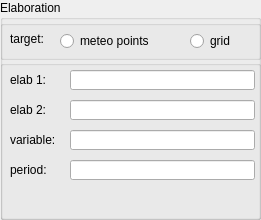
           <widget class="QGroupBox" name="groupBoxElaboration">
            <property name="minimumSize">
             <size>
              <width>261</width>
              <height>220</height>
             </size>
            </property>
            <property name="maximumSize">
             <size>
              <width>261</width>
              <height>220</height>
             </size>
            </property>
            <property name="title">
             <string>Elaboration</string>
            </property>
            <widget class="QWidget" name="verticalLayoutWidget">
             <property name="geometry">
              <rect>
               <x>0</x>
               <y>20</y>
               <width>263</width>
               <height>222</height>
              </rect>
             </property>
             <layout class="QVBoxLayout" name="vbox">
              <property name="spacing">
               <number>0</number>
              </property>
              <property name="sizeConstraint">
               <enum>QLayout::SetFixedSize</enum>
              </property>
              <item alignment="Qt::AlignLeft|Qt::AlignTop">
               <widget class="QGroupBox" name="groupBoxTarget">
                <property name="enabled">
                 <bool>true</bool>
                </property>
                <property name="minimumSize">
                 <size>
                  <width>261</width>
                  <height>40</height>
                 </size>
                </property>
                <property name="maximumSize">
                 <size>
                  <width>261</width>
                  <height>40</height>
                 </size>
                </property>
                <property name="title">
                 <string/>
                </property>
                <property name="alignment">
                 <set>Qt::AlignLeading|Qt::AlignLeft|Qt::AlignTop</set>
                </property>
                <widget class="QRadioButton" name="meteoPoints">
                 <property name="geometry">
                  <rect>
                   <x>60</x>
                   <y>10</y>
                   <width>105</width>
                   <height>22</height>
                  </rect>
                 </property>
                 <property name="text">
                  <string>meteo points</string>
                 </property>
                </widget>
                <widget class="QRadioButton" name="grid">
                 <property name="geometry">
                  <rect>
                   <x>190</x>
                   <y>10</y>
                   <width>51</width>
                   <height>22</height>
                  </rect>
                 </property>
                 <property name="text">
                  <string>grid</string>
                 </property>
                </widget>
                <widget class="QLabel" name="label">
                 <property name="geometry">
                  <rect>
                   <x>10</x>
                   <y>10</y>
                   <width>41</width>
                   <height>18</height>
                  </rect>
                 </property>
                 <property name="text">
                  <string>target: </string>
                 </property>
                </widget>
               </widget>
              </item>
              <item>
               <widget class="QGroupBox" name="groupBoxElab">
                <property name="sizePolicy">
                 <sizepolicy hsizetype="Fixed" vsizetype="Fixed">
                  <horstretch>0</horstretch>
                  <verstretch>0</verstretch>
                 </sizepolicy>
                </property>
                <property name="minimumSize">
                 <size>
                  <width>261</width>
                  <height>160</height>
                 </size>
                </property>
                <property name="maximumSize">
                 <size>
                  <width>261</width>
                  <height>160</height>
                 </size>
                </property>
                <property name="title">
                 <string/>
                </property>
                <property name="alignment">
                 <set>Qt::AlignLeading|Qt::AlignLeft|Qt::AlignTop</set>
                </property>
                <widget class="QLabel" name="label_elab1">
                 <property name="geometry">
                  <rect>
                   <x>10</x>
                   <y>10</y>
                   <width>50</width>
                   <height>20</height>
                  </rect>
                 </property>
                 <property name="minimumSize">
                  <size>
                   <width>50</width>
                   <height>20</height>
                  </size>
                 </property>
                 <property name="maximumSize">
                  <size>
                   <width>50</width>
                   <height>20</height>
                  </size>
                 </property>
                 <property name="text">
                  <string>elab 1:</string>
                 </property>
                </widget>
                <widget class="QLabel" name="label_elab2">
                 <property name="geometry">
                  <rect>
                   <x>10</x>
                   <y>40</y>
                   <width>50</width>
                   <height>20</height>
                  </rect>
                 </property>
                 <property name="minimumSize">
                  <size>
                   <width>50</width>
                   <height>20</height>
                  </size>
                 </property>
                 <property name="maximumSize">
                  <size>
                   <width>50</width>
                   <height>20</height>
                  </size>
                 </property>
                 <property name="text">
                  <string>elab 2:</string>
                 </property>
                </widget>
                <widget class="QLabel" name="label_variable">
                 <property name="geometry">
                  <rect>
                   <x>10</x>
                   <y>70</y>
                   <width>50</width>
                   <height>20</height>
                  </rect>
                 </property>
                 <property name="minimumSize">
                  <size>
                   <width>50</width>
                   <height>20</height>
                  </size>
                 </property>
                 <property name="maximumSize">
                  <size>
                   <width>50</width>
                   <height>20</height>
                  </size>
                 </property>
                 <property name="text">
                  <string>variable:</string>
                 </property>
                </widget>
                <widget class="QLabel" name="label_period">
                 <property name="geometry">
                  <rect>
                   <x>10</x>
                   <y>100</y>
                   <width>50</width>
                   <height>20</height>
                  </rect>
                 </property>
                 <property name="minimumSize">
                  <size>
                   <width>50</width>
                   <height>20</height>
                  </size>
                 </property>
                 <property name="maximumSize">
                  <size>
                   <width>50</width>
                   <height>20</height>
                  </size>
                 </property>
                 <property name="text">
                  <string>period:</string>
                 </property>
                </widget>
                <widget class="QLineEdit" name="lineEditElab1">
                 <property name="geometry">
                  <rect>
                   <x>70</x>
                   <y>10</y>
                   <width>185</width>
                   <height>20</height>
                  </rect>
                 </property>
                 <property name="minimumSize">
                  <size>
                   <width>185</width>
                   <height>20</height>
                  </size>
                 </property>
                 <property name="maximumSize">
                  <size>
                   <width>185</width>
                   <height>20</height>
                  </size>
                 </property>
                </widget>
                <widget class="QLineEdit" name="lineEditElab2">
                 <property name="geometry">
                  <rect>
                   <x>70</x>
                   <y>40</y>
                   <width>185</width>
                   <height>20</height>
                  </rect>
                 </property>
                 <property name="minimumSize">
                  <size>
                   <width>185</width>
                   <height>20</height>
                  </size>
                 </property>
                 <property name="maximumSize">
                  <size>
                   <width>185</width>
                   <height>20</height>
                  </size>
                 </property>
                </widget>
                <widget class="QLineEdit" name="lineEditVariable">
                 <property name="geometry">
                  <rect>
                   <x>70</x>
                   <y>70</y>
                   <width>185</width>
                   <height>20</height>
                  </rect>
                 </property>
                 <property name="minimumSize">
                  <size>
                   <width>185</width>
                   <height>20</height>
                  </size>
                 </property>
                 <property name="maximumSize">
                  <size>
                   <width>185</width>
                   <height>20</height>
                  </size>
                 </property>
                </widget>
                <widget class="QLineEdit" name="lineEditPeriod">
                 <property name="geometry">
                  <rect>
                   <x>70</x>
                   <y>100</y>
                   <width>185</width>
                   <height>20</height>
                  </rect>
                 </property>
                 <property name="minimumSize">
                  <size>
                   <width>185</width>
                   <height>20</height>
                  </size>
                 </property>
                 <property name="maximumSize">
                  <size>
                   <width>185</width>
                   <height>20</height>
                  </size>
                 </property>
                </widget>
               </widget>
              </item>
             </layout>
            </widget>
           </widget>
